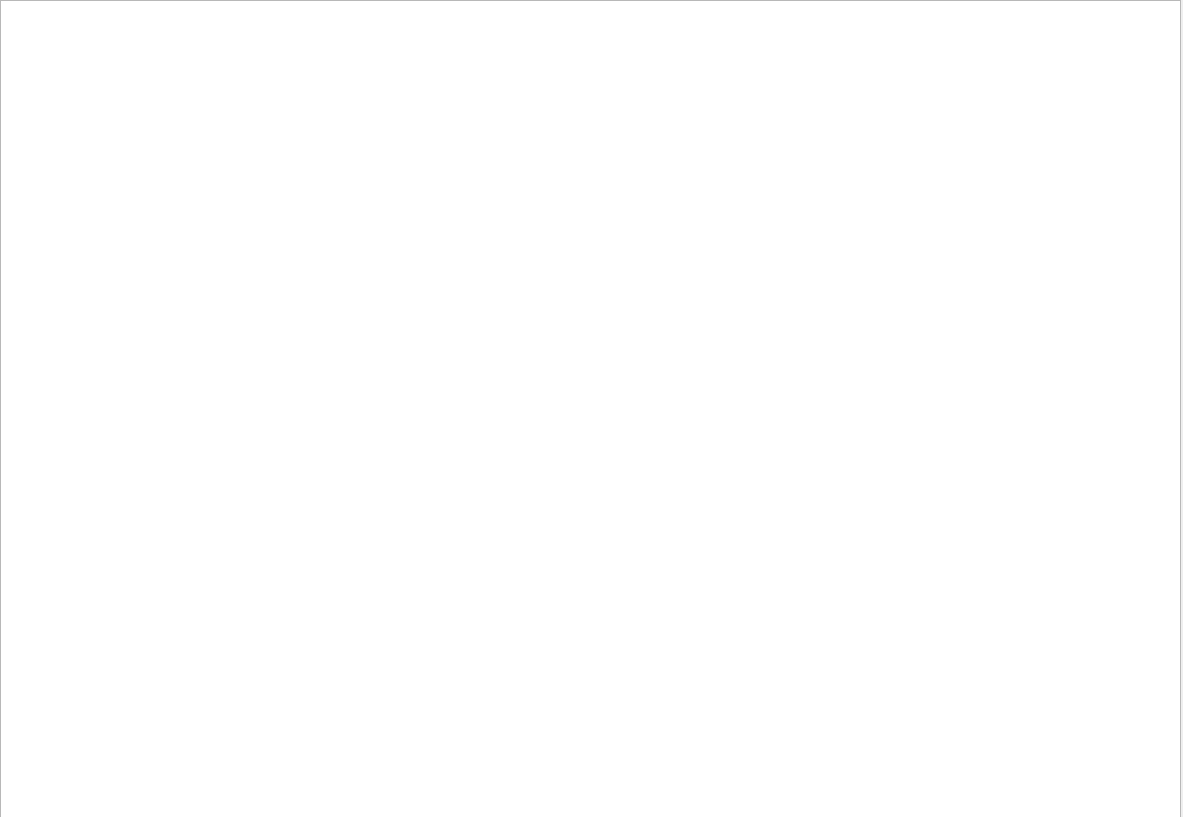
<?xml version="1.0" encoding="UTF-8"?>
<ui version="4.0">
 <class>Flowergrowth</class>
 <widget class="QWidget" name="Flowergrowth">
  <property name="geometry">
   <rect>
    <x>0</x>
    <y>0</y>
    <width>1183</width>
    <height>817</height>
   </rect>
  </property>
  <property name="windowTitle">
   <string>Form</string>
  </property>
  <property name="windowIcon">
   <iconset resource="main.qrc">
    <normaloff>:/image/花.png</normaloff>:/image/花.png</iconset>
  </property>
  <widget class="QtCharts::QChartView" name="graphicsView">
   <property name="geometry">
    <rect>
     <x>0</x>
     <y>0</y>
     <width>1181</width>
     <height>821</height>
    </rect>
   </property>
  </widget>
 </widget>
 <customwidgets>
  <customwidget>
   <class>QtCharts::QChartView</class>
   <extends>QGraphicsView</extends>
   <header location="global">qtcharts_qchartview.h</header>
  </customwidget>
 </customwidgets>
 <resources>
  <include location="main.qrc"/>
 </resources>
 <connections/>
</ui>
